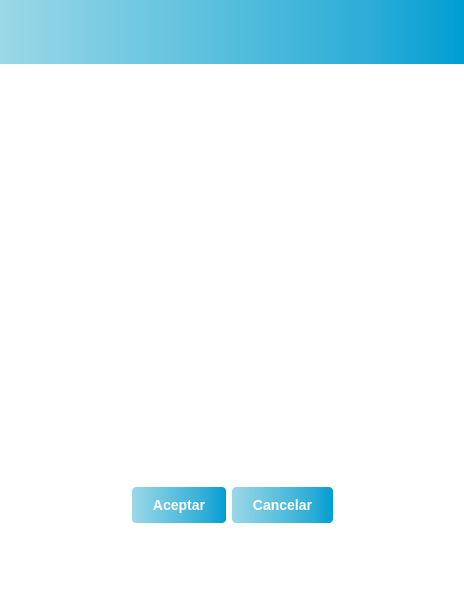
<?xml version="1.0" encoding="UTF-8"?>
<ui version="4.0">
 <class>EstadoSolicitudesHechas</class>
 <widget class="QWidget" name="EstadoSolicitudesHechas">
  <property name="geometry">
   <rect>
    <x>0</x>
    <y>0</y>
    <width>464</width>
    <height>600</height>
   </rect>
  </property>
  <property name="windowTitle">
   <string>EstadoSolicitudesHechas</string>
  </property>
  <property name="styleSheet">
   <string notr="true">/*
#menuForm { 
background: rba(0, 0, 0, 80);
border-radius: 8px;
}
*/
#EstadoSolicitudesHechas {background: rgba(255, 255, 255, 1)}
#topPanel {
background-color: qlineargradient(spread:pad, x1:0, y1:0, x2:1, y2:0, stop:0 #9bd8e7, stop:0.2 #7fcde3, stop:0.4 #63c3df, stop:0.6 #47b8db, stop:0.8 #2bacd7, stop:1 #009ed2);
}

/*
#loginButton {
color: black;
backgroun-color: #27a9e3;
border-width: 0px;
border-radius: 3px;
}
*/
</string>
  </property>
  <layout class="QVBoxLayout" name="verticalLayout">
   <property name="leftMargin">
    <number>0</number>
   </property>
   <property name="topMargin">
    <number>0</number>
   </property>
   <property name="rightMargin">
    <number>0</number>
   </property>
   <property name="bottomMargin">
    <number>0</number>
   </property>
   <item>
    <widget class="QWidget" name="topPanel" native="true">
     <layout class="QHBoxLayout" name="horizontalLayout_3">
      <property name="topMargin">
       <number>55</number>
      </property>
     </layout>
    </widget>
   </item>
   <item>
    <layout class="QHBoxLayout" name="horizontalLayout_4" stretch="0">
     <property name="spacing">
      <number>0</number>
     </property>
     <property name="sizeConstraint">
      <enum>QLayout::SetMaximumSize</enum>
     </property>
     <property name="leftMargin">
      <number>0</number>
     </property>
     <property name="topMargin">
      <number>0</number>
     </property>
     <property name="bottomMargin">
      <number>0</number>
     </property>
     <item>
      <widget class="QLabel" name="label">
       <property name="sizePolicy">
        <sizepolicy hsizetype="Fixed" vsizetype="Fixed">
         <horstretch>0</horstretch>
         <verstretch>0</verstretch>
        </sizepolicy>
       </property>
       <property name="minimumSize">
        <size>
         <width>150</width>
         <height>150</height>
        </size>
       </property>
       <property name="styleSheet">
        <string notr="true"/>
       </property>
       <property name="text">
        <string/>
       </property>
       <property name="pixmap">
        <pixmap resource="resources.qrc">:/logo/Images/Logo5.png</pixmap>
       </property>
      </widget>
     </item>
    </layout>
   </item>
   <item>
    <layout class="QHBoxLayout" name="horizontalLayout_5">
     <property name="topMargin">
      <number>0</number>
     </property>
     <property name="bottomMargin">
      <number>0</number>
     </property>
     <item>
      <widget class="QWidget" name="menuForm" native="true">
       <property name="sizePolicy">
        <sizepolicy hsizetype="Expanding" vsizetype="MinimumExpanding">
         <horstretch>0</horstretch>
         <verstretch>0</verstretch>
        </sizepolicy>
       </property>
       <property name="minimumSize">
        <size>
         <width>350</width>
         <height>255</height>
        </size>
       </property>
       <property name="sizeIncrement">
        <size>
         <width>0</width>
         <height>0</height>
        </size>
       </property>
       <property name="baseSize">
        <size>
         <width>0</width>
         <height>0</height>
        </size>
       </property>
       <widget class="QWidget" name="verticalLayoutWidget">
        <property name="geometry">
         <rect>
          <x>59</x>
          <y>9</y>
          <width>351</width>
          <height>241</height>
         </rect>
        </property>
        <layout class="QVBoxLayout" name="verticalLayout_2">
         <property name="topMargin">
          <number>0</number>
         </property>
         <property name="bottomMargin">
          <number>0</number>
         </property>
        </layout>
       </widget>
      </widget>
     </item>
    </layout>
   </item>
   <item>
    <layout class="QHBoxLayout" name="horizontalLayout_6">
     <property name="topMargin">
      <number>0</number>
     </property>
     <property name="bottomMargin">
      <number>0</number>
     </property>
     <item>
      <spacer name="horizontalSpacer_2">
       <property name="orientation">
        <enum>Qt::Horizontal</enum>
       </property>
       <property name="sizeHint" stdset="0">
        <size>
         <width>40</width>
         <height>20</height>
        </size>
       </property>
      </spacer>
     </item>
     <item>
      <widget class="QPushButton" name="acceptButton">
       <property name="sizePolicy">
        <sizepolicy hsizetype="Fixed" vsizetype="Fixed">
         <horstretch>0</horstretch>
         <verstretch>0</verstretch>
        </sizepolicy>
       </property>
       <property name="styleSheet">
        <string notr="true">#acceptButton {
background-color: qlineargradient(spread:pad, x1:0, y1:0, x2:1, y2:0, stop:0 #9bd8e7, stop:0.2 #7fcde3, stop:0.4 #63c3df, stop:0.6 #47b8db, stop:0.8 #2bacd7, stop:1 #009ed2);
border: none;
color: #fff;
padding: 10px 20px;
border-radius: 4px;
font-weight: 1000;
font-family: &quot;Arial Black&quot;, sans-serif;
font-weight: bold;
font-size: 14px;
}

#acceptButton:pressed {
background-color: #cccccc;
}

#acceptButton:checked {
background-color: #cccccc;
}
</string>
       </property>
       <property name="text">
        <string>Aceptar</string>
       </property>
      </widget>
     </item>
     <item>
      <widget class="QPushButton" name="cancelButton">
       <property name="sizePolicy">
        <sizepolicy hsizetype="Fixed" vsizetype="Fixed">
         <horstretch>0</horstretch>
         <verstretch>0</verstretch>
        </sizepolicy>
       </property>
       <property name="styleSheet">
        <string notr="true">#cancelButton {
background-color: qlineargradient(spread:pad, x1:0, y1:0, x2:1, y2:0, stop:0 #9bd8e7, stop:0.2 #7fcde3, stop:0.4 #63c3df, stop:0.6 #47b8db, stop:0.8 #2bacd7, stop:1 #009ed2);
border: none;
color: #fff;
padding: 10px 20px;
border-radius: 4px;
font-weight: 1000;
font-family: &quot;Arial Black&quot;, sans-serif;
font-weight: bold;
font-size: 14px;
}

#cancelButton:pressed {
background-color: #cccccc;
}

#cancelButton:checked {
background-color: #cccccc;
}</string>
       </property>
       <property name="text">
        <string>Cancelar</string>
       </property>
      </widget>
     </item>
     <item>
      <spacer name="horizontalSpacer_3">
       <property name="orientation">
        <enum>Qt::Horizontal</enum>
       </property>
       <property name="sizeHint" stdset="0">
        <size>
         <width>40</width>
         <height>20</height>
        </size>
       </property>
      </spacer>
     </item>
    </layout>
   </item>
   <item>
    <layout class="QHBoxLayout" name="horizontalLayout">
     <property name="topMargin">
      <number>0</number>
     </property>
     <item>
      <spacer name="horizontalSpacer">
       <property name="orientation">
        <enum>Qt::Horizontal</enum>
       </property>
       <property name="sizeType">
        <enum>QSizePolicy::Fixed</enum>
       </property>
       <property name="sizeHint" stdset="0">
        <size>
         <width>305</width>
         <height>20</height>
        </size>
       </property>
      </spacer>
     </item>
     <item>
      <widget class="QPushButton" name="logout">
       <property name="sizePolicy">
        <sizepolicy hsizetype="Fixed" vsizetype="Fixed">
         <horstretch>50</horstretch>
         <verstretch>50</verstretch>
        </sizepolicy>
       </property>
       <property name="styleSheet">
        <string notr="true">#logout {
background-color: white;
/*padding: 10px 20px;*/
border-radius: 4px;
}

#logout:pressed {
background-color: white;
}

#logout:checked {
background-color: white;
}</string>
       </property>
       <property name="text">
        <string/>
       </property>
       <property name="icon">
        <iconset resource="resources.qrc">
         <normaloff>:/icons/Images/logout.png</normaloff>:/icons/Images/logout.png</iconset>
       </property>
       <property name="iconSize">
        <size>
         <width>50</width>
         <height>40</height>
        </size>
       </property>
      </widget>
     </item>
    </layout>
   </item>
   <item>
    <spacer name="verticalSpacer">
     <property name="orientation">
      <enum>Qt::Vertical</enum>
     </property>
     <property name="sizeHint" stdset="0">
      <size>
       <width>20</width>
       <height>30</height>
      </size>
     </property>
    </spacer>
   </item>
  </layout>
 </widget>
 <resources>
  <include location="resources.qrc"/>
 </resources>
 <connections/>
</ui>
